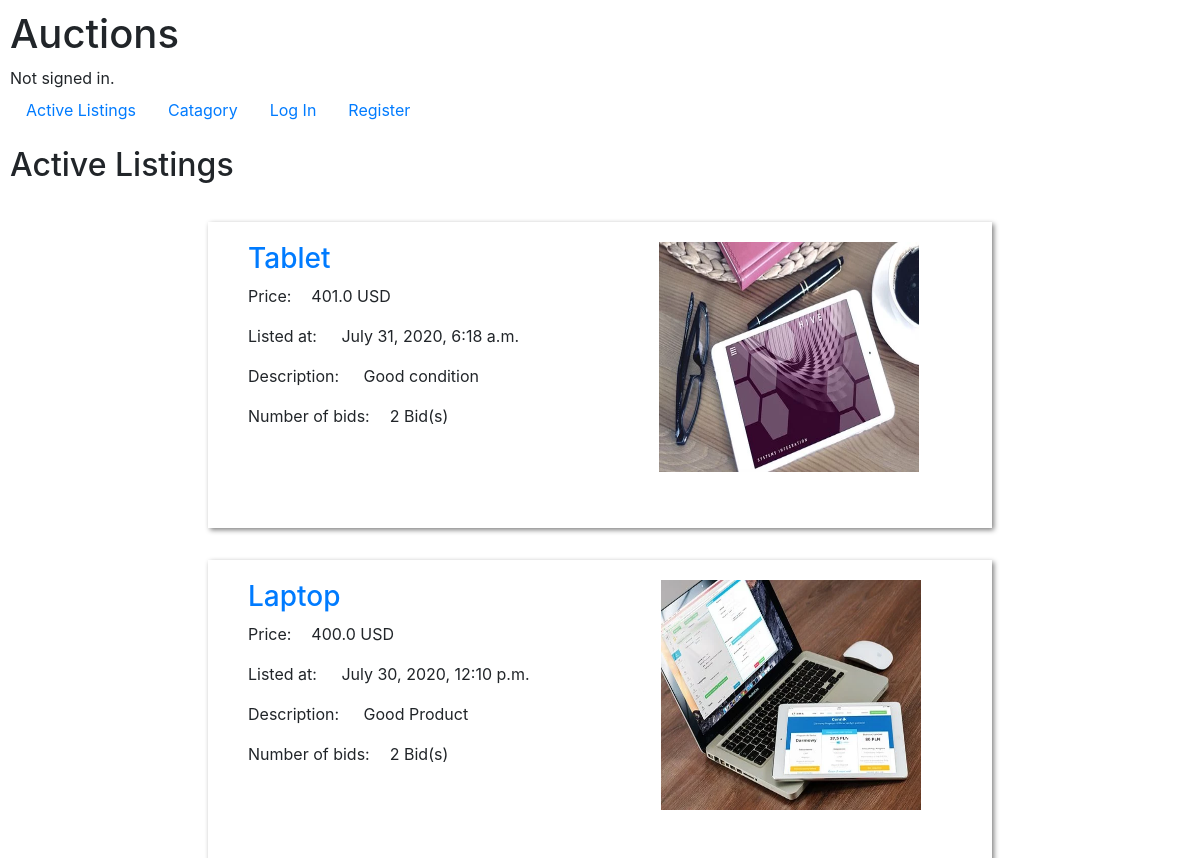
The page / on the database its author committed.
### auctions/models.py (models this page shows, shortened)
class Listing(models.Model):
    list_user = models.ForeignKey(settings.AUTH_USER_MODEL, on_delete=models.CASCADE, related_name='user_lists')
    item_name = models.CharField(max_length=255)
    item_price = models.FloatField(null=False)
    item_catagory = models.ForeignKey(Catagory, on_delete=models.CASCADE, related_name='items')
    item_description = models.TextField(blank=False, null=False, default=None)
    date_placed = models.DateTimeField(auto_now_add=True)
    item_image = models.ImageField(blank=True, null=True,upload_to='images')
    is_active = models.BooleanField(default=True)

class Bid(models.Model):
    bid_user = models.ForeignKey(settings.AUTH_USER_MODEL, on_delete=models.CASCADE, related_name='user_bids')
    bid_item = models.ForeignKey(Listing, on_delete=models.CASCADE, related_name='item_bids')
    bid_price = models.FloatField(null=False)
    bid_datetime = models.DateTimeField(auto_now_add=True)

### auctions/views.py (the view)
# urls.py: path("", views.index, name="index"),
def index(request):
    active_listings = Listing.objects.order_by('date_placed').reverse()
    comments = Comment.objects.all()
    return render(request, "auctions/index.html", {
        'active_listings': active_listings,
        'comments': comments
    })

### auctions/templates/auctions/index.html (shortened to what this page needs)
{% extends "auctions/layout.html" %}
{% block body %}
    <h2>Active Listings</h2>
    <div class="wrapper">
      {% for active_listing in active_listings %}
      {% if active_listing.is_active %}
      <div class="listing_post">
        <div class="post_data">
          <h3><a href="{% url 'listing' active_listing.id %}">{{active_listing.item_name }}</a></h3>
          <p><span class="data">Price:</span>{{ active_listing.item_price }} USD</p>
          <p><span class="data">Listed at:</span> {{ active_listing.date_placed }}</p>
          <p><span class="data">Description:</span> {{ active_listing.item_description }}</p>
          <p><span class="data">Number of bids:</span>{{ active_listing.item_bids.all|length }} Bid(s)</p>
        </div>
        <div class="post_image">
          <figure>
            <img src="{{ active_listing.item_image.url }}" alt="{{ active_listing.item_name }}" class="item_image">
          </figure>
        </div>
      </div>
    {% endif %}
    {% endfor %}
    </div>
{% endblock %}

### auctions/templates/auctions/layout.html (shortened to what this page needs)
{% load static %}
<!DOCTYPE html>
<html lang="en">
    <head>
        <link rel="stylesheet" href="https://stackpath.bootstrapcdn.com/bootstrap/4.4.1/css/bootstrap.min.css">
        <link href="{% static 'auctions/styles.css' %}" rel="stylesheet">
    </head>
    <body>
        <h1>Auctions</h1>
        <div>
            {% if user.is_authenticated %}
                Signed in as <strong>{{ user.username }}</strong>.
            {% else %}
                Not signed in.
            {% endif %}
        </div>
        <ul class="nav">
            <li class="nav-item">
                <a class="nav-link" href="{% url 'index' %}">Active Listings</a>
            </li>
            <li class="nav-item">
                <a class="nav-link" href="{% url 'catagory' %}">Catagory</a>
            </li>
            {% if user.is_authenticated %}
                <li class="nav-item">
                    <a class="nav-link" href="{% url 'create_listing' %}">Create Listings</a>
                </li>
                <li class="nav-item">
                    <a class="nav-link" href="{% url 'my_active_or_close' 'active' %}">My Active Listing</a>
                </li>
                <li class="nav-item">
                    <a class="nav-link" href="{% url 'my_active_or_close' 'close' %}">My Closed Listing</a>
                </li>
                <li class="nav-item">
                    <a class="nav-link" href="{% url 'my_watchlist' %}">Watchlist</a><div class="watchlist_count"><span class="counter">{{ request.user.user_watchlists.all|length }}</span></div>
                </li>
                <li class="nav-item">
                    <a class="nav-link" href="{% url 'logout' %}">Log Out</a>
                </li>
            {% else %}
                <li class="nav-item">
                    <a class="nav-link" href="{% url 'login' %}">Log In</a>
                </li>
                <li class="nav-item">
                    <a class="nav-link" href="{% url 'register' %}">Register</a>
                </li>
            {% endif %}
        </ul>
        {% block body %}
        {% endblock %}
    </body>
</html>

### auctions/static/auctions/styles.css (style rules this page uses)
body { padding: 10px; }
.wrapper { padding: 30px; text-align: center; display: grid; justify-items: center; }
.listing_post { padding: 20px; width: 70%; display: grid; grid-template-columns: auto auto; box-shadow: 2px 2px 5px gray; }
.item_image { padding: 0px 20px 20px 20px; width: 300px; height: 250px; display: inline-block; top: 20px; }
.post_data { padding: 0px 20px 0px 20px; display: inline-block; text-align: left; }
.post_image { display: inline-block; }
.data { padding-right: 20px; }

### rows shown on the page
Listing: item_name "Tablet", item_price "401.0", date_placed "July 31, 2020, 6:18 a.m.", item_description "Good condition", item_bids.all|length "2", item_image (picture)
Listing: item_name "Laptop", item_price "400.0", date_placed "July 30, 2020, 12:10 p.m.", item_description "Good Product", item_bids.all|length "2", item_image (picture)
